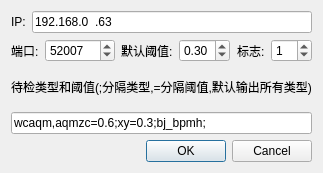
<?xml version="1.0" encoding="UTF-8"?>
<ui version="4.0">
 <class>AutoDetCfgDialog</class>
 <widget class="QDialog" name="AutoDetCfgDialog">
  <property name="geometry">
   <rect>
    <x>0</x>
    <y>0</y>
    <width>323</width>
    <height>173</height>
   </rect>
  </property>
  <property name="sizePolicy">
   <sizepolicy hsizetype="Fixed" vsizetype="Fixed">
    <horstretch>0</horstretch>
    <verstretch>0</verstretch>
   </sizepolicy>
  </property>
  <property name="windowTitle">
   <string>自动检测配置</string>
  </property>
  <property name="accessibleName">
   <string/>
  </property>
  <layout class="QGridLayout" name="gridLayout">
   <item row="0" column="0">
    <layout class="QVBoxLayout" name="verticalLayout_2">
     <item>
      <layout class="QHBoxLayout" name="horizontalLayout_2">
       <item>
        <widget class="QLabel" name="IPLabel">
         <property name="text">
          <string>IP:</string>
         </property>
        </widget>
       </item>
       <item>
        <widget class="QLineEdit" name="IPLineEdit">
         <property name="inputMethodHints">
          <set>Qt::ImhNone</set>
         </property>
         <property name="inputMask">
          <string>000.000.000.000</string>
         </property>
         <property name="text">
          <string>192.168.0.63</string>
         </property>
        </widget>
       </item>
      </layout>
     </item>
     <item>
      <layout class="QHBoxLayout" name="horizontalLayout">
       <item>
        <widget class="QLabel" name="portLabel">
         <property name="text">
          <string>端口:</string>
         </property>
        </widget>
       </item>
       <item>
        <widget class="QSpinBox" name="portSpinBox">
         <property name="minimumSize">
          <size>
           <width>70</width>
           <height>0</height>
          </size>
         </property>
         <property name="maximum">
          <number>99999</number>
         </property>
         <property name="singleStep">
          <number>1</number>
         </property>
         <property name="value">
          <number>52007</number>
         </property>
        </widget>
       </item>
       <item>
        <spacer name="horizontalSpacer">
         <property name="orientation">
          <enum>Qt::Horizontal</enum>
         </property>
         <property name="sizeHint" stdset="0">
          <size>
           <width>40</width>
           <height>20</height>
          </size>
         </property>
        </spacer>
       </item>
       <item>
        <widget class="QLabel" name="thrLabel">
         <property name="text">
          <string>默认阈值:</string>
         </property>
        </widget>
       </item>
       <item>
        <widget class="QDoubleSpinBox" name="thrDoubleSpinBox">
         <property name="minimum">
          <double>0.000000000000000</double>
         </property>
         <property name="maximum">
          <double>1.000000000000000</double>
         </property>
         <property name="singleStep">
          <double>0.050000000000000</double>
         </property>
         <property name="value">
          <double>0.300000000000000</double>
         </property>
        </widget>
       </item>
       <item>
        <spacer name="horizontalSpacer_2">
         <property name="orientation">
          <enum>Qt::Horizontal</enum>
         </property>
         <property name="sizeHint" stdset="0">
          <size>
           <width>40</width>
           <height>20</height>
          </size>
         </property>
        </spacer>
       </item>
       <item>
        <widget class="QLabel" name="label">
         <property name="text">
          <string>标志:</string>
         </property>
        </widget>
       </item>
       <item>
        <widget class="QSpinBox" name="flagSpinBox">
         <property name="value">
          <number>1</number>
         </property>
        </widget>
       </item>
      </layout>
     </item>
     <item>
      <layout class="QVBoxLayout" name="verticalLayout">
       <item>
        <widget class="QLabel" name="detClassLabel">
         <property name="text">
          <string>待检类型和阈值(;分隔类型,=分隔阈值,默认输出所有类型)</string>
         </property>
        </widget>
       </item>
       <item>
        <widget class="QLineEdit" name="detClassLineEdit">
         <property name="text">
          <string>wcaqm,aqmzc=0.6;xy=0.3;bj_bpmh;</string>
         </property>
        </widget>
       </item>
      </layout>
     </item>
     <item>
      <widget class="QDialogButtonBox" name="buttonBox">
       <property name="orientation">
        <enum>Qt::Horizontal</enum>
       </property>
       <property name="standardButtons">
        <set>QDialogButtonBox::Cancel|QDialogButtonBox::Ok</set>
       </property>
      </widget>
     </item>
    </layout>
   </item>
  </layout>
 </widget>
 <resources/>
 <connections>
  <connection>
   <sender>buttonBox</sender>
   <signal>accepted()</signal>
   <receiver>AutoDetCfgDialog</receiver>
   <slot>accept()</slot>
   <hints>
    <hint type="sourcelabel">
     <x>248</x>
     <y>254</y>
    </hint>
    <hint type="destinationlabel">
     <x>157</x>
     <y>274</y>
    </hint>
   </hints>
  </connection>
  <connection>
   <sender>buttonBox</sender>
   <signal>rejected()</signal>
   <receiver>AutoDetCfgDialog</receiver>
   <slot>reject()</slot>
   <hints>
    <hint type="sourcelabel">
     <x>316</x>
     <y>260</y>
    </hint>
    <hint type="destinationlabel">
     <x>286</x>
     <y>274</y>
    </hint>
   </hints>
  </connection>
 </connections>
</ui>
